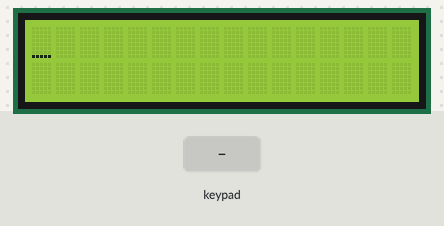
Recording of a sketch running on a simulated Arduino Uno, built with avr-gcc and run on an emulated ATmega328P. Parts: 16×2 character LCD. The test bench sets the inputs (shaded band).

Above: at 1.2 s.
1.3 s: keypad keys 5 4 3 2 # pressed 0.4 s apart
At 3.6 s:
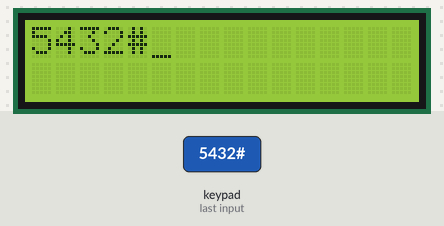
4.8 s: key 'A' pressed
At 6.0 s:
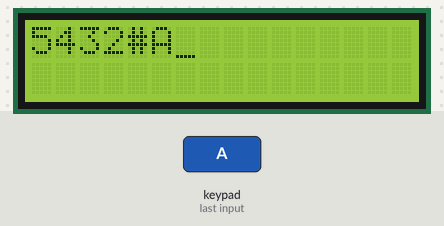
6.3 s: key 'B' pressed
At 7.1 s:
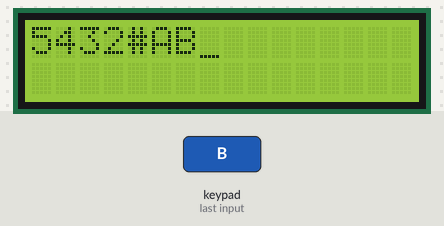
7.8 s: keypad keys 5 4 3 2 * pressed 0.4 s apart
At 9.8 s:
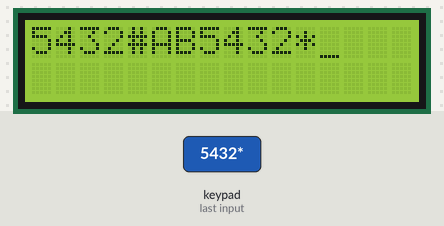
11.3 s: key 'C' pressed
At 12.4 s:
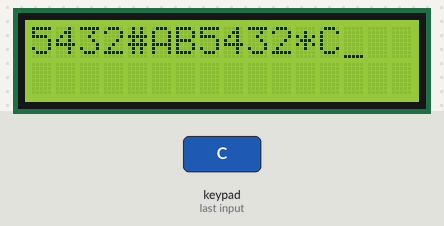
12.8 s: keypad keys 5 4 3 2 A pressed 0.4 s apart
At 14.7 s:
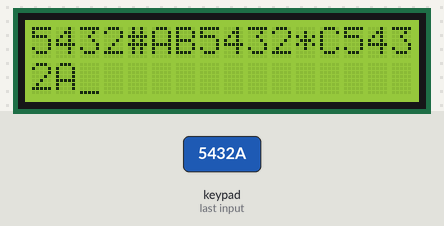
Timing chart, 0 to 16.2 s (numbered marks = the images above; inputs shaded):
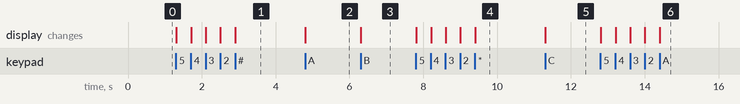

Measured:
- after the input at 1.3 s, the display: first changes at once (image 1 shows a later state)
- after the input at 4.8 s, the display: changes at once (image 2)
- after the input at 6.3 s, the display: changes at once (image 3)
- after the input at 7.8 s, the display: first changes at once (image 4 shows a later state)
- after the input at 11.3 s, the display: changes at once (image 5)
- after the input at 12.8 s, the display: first changes at once (image 6 shows a later state)

The sketch:

CODIGO_CON_I2C.ino
```cpp
#include <LiquidCrystal_I2C.h>
#include <Keypad.h>
#include <Servo.h>
#include <Wire.h>

/* Display */
LiquidCrystal_I2C lcd(0x27, 16, 2);

int col = 0; // contador para la posición actual de la columna en el LCD

/* Keypad setup */
const byte KEYPAD_ROWS = 4;
const byte KEYPAD_COLS = 4;
byte rowPins[KEYPAD_ROWS] = {5, 4, 3, 2};
byte colPins[KEYPAD_COLS] = {A3, A2, A1, A0};
char keys[KEYPAD_ROWS][KEYPAD_COLS] = {
  {'1', '2', '3', 'A'},
  {'4', '5', '6', 'B'},
  {'7', '8', '9', 'C'},
  {'*', '0', '#', 'D'}
};

Keypad keypad = Keypad(makeKeymap(keys), rowPins, colPins, KEYPAD_ROWS, KEYPAD_COLS);

uint64_t value = 0;

void setup() {
  Serial.begin(115200);
  lcd.init();
  lcd.backlight();
  lcd.setCursor(0, 0);
  lcd.clear();
  lcd.cursor();

  lcd.setCursor(0, 0);
}

char operation = 0;
String memory = "";
String current = "";
uint64_t currentDecimal;
bool decimalPoint = false;

void processInput(char key) {
  if ('-' == key && current == "") {
    current = "-";
    lcd.print("-");
    col++; // aumenta el contador de la columna
    return;
  }

  if ('.' == key && current.indexOf('.') >= 0) {
    return;
  }

  if ('.' != key && current == "0") {
    current = String(key);
  } else if (key) {
    current += String(key);
  }

  lcd.print(key);
  col++; // aumenta el contador de la columna

  // si se han impreso 16 caracteres, cambia a la segunda fila del LCD
  if (col == 16) {
    lcd.setCursor(0, 1);
  }
}

void loop() {
  char key = keypad.getKey();
  if (key) {
    processInput(key);
  }
}
```
